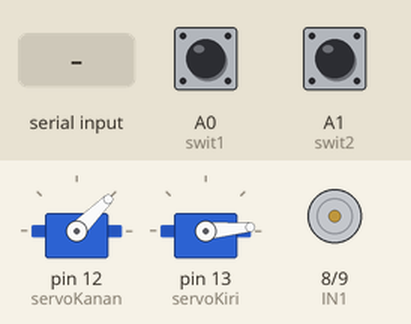
Simulated run of this sketch. Board: Arduino Uno, built with avr-gcc and run on an emulated ATmega328P. Shown: 2 × servo, motor-driver pin pairs drawn as motors (green arrow = first pin HIGH = forward, orange = second pin HIGH = backward, longer = more drive). Inputs (shaded band) come from the test bench; at power-on: A0 (swit1) HIGH, A1 (swit2) HIGH. What the sketch prints to the serial monitor is not drawn.

Above: at 1.4 s.
1.5 s: "S\n" received over the second serial link
At 2.1 s:
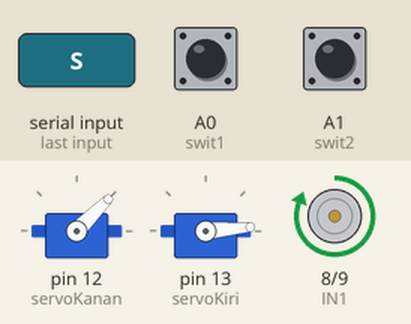
3.0 s: A0 (swit1) pulled LOW for 0.15 s
At 4.3 s:
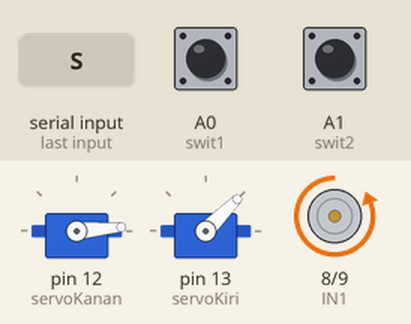
4.6 s: "TURUN\n" received over the second serial link
At 5.7 s:
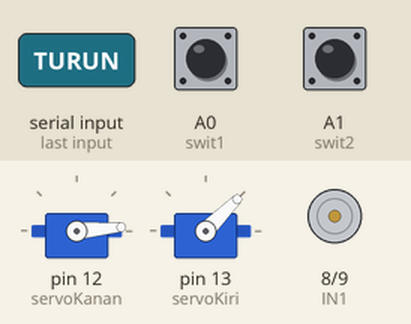
Timing chart, 0 to 7.6 s (numbered marks = the images above; inputs shaded):
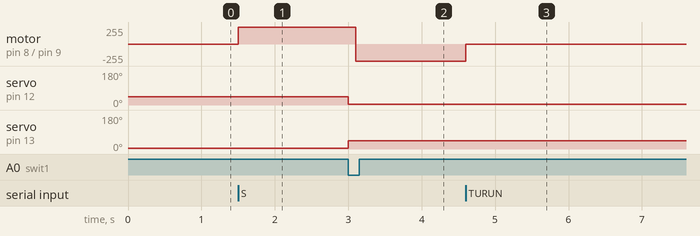

The sketch:

BISMILLAH_SUKSES.ino
```cpp
#include <Servo.h>
#include <SoftwareSerial.h>
#define swit1 A0
#define swit2 A1
#define IN1 8
#define IN2 9
SoftwareSerial ser(2, 3);
Servo servoKanan;          // Define left servo
Servo servoKiri;         // Define right servo

void setup()
{
pinMode (swit1, INPUT_PULLUP);
pinMode (swit2, INPUT_PULLUP);
pinMode (IN1 , OUTPUT);
pinMode (IN2 , OUTPUT);
Serial.begin(115200);
ser.begin(9600);
servoKanan.attach(12);  // Set left servo to digital pin 10
servoKiri.attach(13);  // Set right servo to digital pin 9
servoBuka();
delay(100);

}
String dataTerima;
String Kondisi = "NAIK";
void loop()
{
 int s1=digitalRead (swit1);
 int s2=digitalRead (swit2);
 if(ser.available()>0)
 {
  dataTerima = ser.readStringUntil('\n');
 }
 Serial.print(Kondisi);Serial.println("\t");
 Serial.println(dataTerima);
 if (dataTerima.substring(0,1) == "S")
 {
   //Serial.println(Kondisi);
   if (s1 == LOW )
   {
    servoTutup();
    Kondisi = "TURUN";
   }
   if (s2 == LOW)
   {
   servoBuka();
    Kondisi = "NAIK";
   }

   if (Kondisi == "NAIK")
   {
    motorNaik();
   }
   if (Kondisi == "TURUN")
   {
    motorTurun();
   }
 }
 else if (dataTerima.substring(0,1) == "T")
 {
  Stop();
 }
}


void motorNaik()
{
 digitalWrite(IN1, HIGH);
 digitalWrite(IN2, LOW);
}

void motorTurun()
{

 digitalWrite(IN1, LOW);
 digitalWrite(IN2, HIGH);
}

void Stop()
{
 digitalWrite(IN1, LOW);
 digitalWrite(IN2, LOW);
 servoTutup();
}

void servoBuka()
{
  servoKanan.write(45);
  servoKiri.write(5);
  delay(100);
}
void servoTutup()
{
  servoKanan.write(5);
  servoKiri.write(45);
  delay(100);
}
```

Measured:
- after the input at 1.5 s, motor on pin 8 (IN1) / pin 9 (IN2): stopped → forward 255/255 at once
- after the input at 3.0 s, motor on pin 8 (IN1) / pin 9 (IN2): forward 255/255 → backward 255/255 after 0.10 s; servo on pin 12 (servoKanan): 45° → 5° at once; servo on pin 13 (servoKiri): 5° → 45° at once
- after the input at 4.6 s, motor on pin 8 (IN1) / pin 9 (IN2): backward 255/255 → stopped at once
